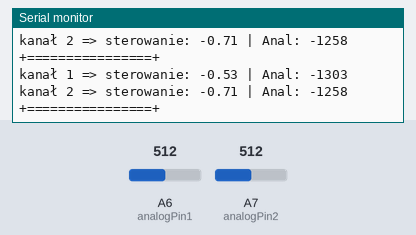
A sketch run on a simulated Arduino Nano, built with avr-gcc and run on an emulated ATmega328P. Parts: the last lines printed to the serial monitor. Inputs (shaded band) come from the test bench; at power-on: A6 (analogPin1) = 512, A7 (analogPin2) = 512.

Above: at 4.2 s.
4.3 s: A6 (analogPin1) set to 802
At 4.49 s:
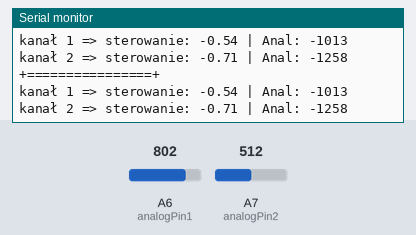
7.3 s: A6 (analogPin1) set to 824
At 7.3 s:
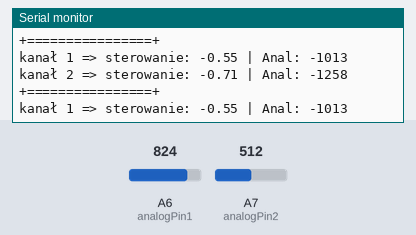
Timing chart, 0 to 10.3 s (numbered marks = the images above; inputs shaded):
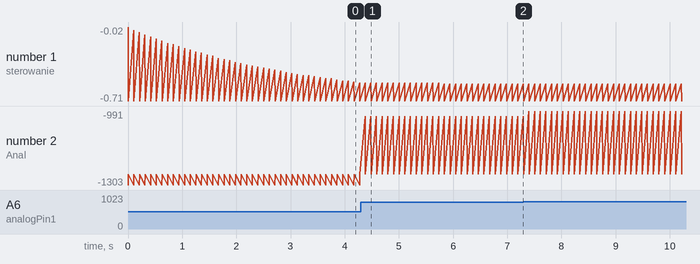

Measured:
- after the input at 4.3 s, the serial monitor: prints a new line after 0.08 s (image 1)
- plotted number 2: -1258 → -1013 after the input at 4.3 s

The sketch:

main2.ino
```cpp
//#include "trygonomertia.h"
//#include "kalibracja.h"
#include "analread.h"
//#include <Wire.h>
//#include <Adafruit_PWMServoDriver.h>
//#include <list>


void setup() {
  // put your setup code here, to run once:

  Serial.begin(115200);
  //ksetup();

}

void loop() {

  joystick_pos(); // z analread.h

  //pwm.setPWM(0, 0, war_s0);
  //Serial.println(war_s0);
//
  //pwm.setPWM(1, 0, war_s1);
  //Serial.println(war_s1);
//
  //pwm.setPWM(2, 0, war_s2);
  //Serial.println(war_s2);
//
  //pwm.setPWM(3, 0, war_s3);
  //Serial.println(war_s3);

}
```

analread.h
```cpp
#ifndef analread_h
#define analread_h

extern float zakres0 = 0.0;
extern float zakres1 = 0.0;
extern float zakres2 = 0.0;
extern float zakres3 = 0.0;

extern float war_s0 = 0; //todo
extern float war_s1 = 0;
extern float war_s2 = 0;
extern float war_s3 = 0; //todo

#endif
//Potentiometer is connected at analog pin 0:
int analogPin1 = A6;
int analogPin2 = A7;
int val1 = 0;
int val2 = 0;
int drift=100;
float y_n_1 = 0;
//variable to store the value read

float filtr(float u_n, float y_n_1, float Tp, float tau) {
  float a = tau / (tau + Tp);
  float b = Tp / (tau + Tp);
  return b*u_n + a*y_n_1;
}

void asetup()
{
 // pass
}

void joystick_pos()
{
  // Odczyt
  val1 = analogRead (analogPin1); // 0.0-3.3V ~ 0-4095 ~ 0-3800
  val2 = analogRead (analogPin2);

  // Wstępne przesunięcie - pozycja środkowa joysticka = 0
  val1 -= 1915; // 1900-1927 // og 1900 // zakres lewo 1915-drift // prawo 2180-drift
  val2 -= 1870; // 1860-1883 // og 1900 // zakres lewo 1870-drift // prawo 2225-drift

  // Zerowanie driftu - Strefa Nieczułości -> +-100
  if (( val1 >= (-1*drift) ) && ( val1 <= drift )) {val1=0;}
  if (( val2 >= (-1*drift) ) && ( val2 <= drift )) {val2=0;}

  // Skalowanie - Normalizacja do +-1.0
  if (val1 < 0) {
    val1 += drift;
    zakres1 = val1 / (1915.0 - drift);
  } else if (val1 > 0) {
    val1 -= drift;
    zakres1 = val1 / (2180.0 - drift);
  } else {zakres1 = 0;}

  if (val2 < 0) {
    val2 += drift;
    zakres2 = val2 / (1870.0 - drift);
  } else if (val2 > 0) {
    val2 -= drift;
    zakres2 = val2 / (2225.0 - drift);
  } else {zakres2 = 0;}


  // Filtr Dolnoprzepustowy
  zakres1 = filtr(zakres1, y_n_1, 0.1, 3); // Tp = 0.1 , tau = 3
  y_n_1 = zakres1;

  //war_s0 = 270 * zakres0 + 380; // to implement
  war_s1 = 270 * zakres1 + 380;
  war_s2 = 270 * zakres2 + 380;
  //war_s3 = 270 * zakres3 + 380; // to implement

  //Serial.println("+================+");
  Serial.print("kanał 1 => sterowanie: "); Serial.print(zakres1); Serial.print(" | Anal: "); Serial.println(val1);
  Serial.print("kanał 2 => sterowanie: "); Serial.print(zakres2); Serial.print(" | Anal: "); Serial.println(val2);
  Serial.println("+================+");
  delay(100);
}
```
